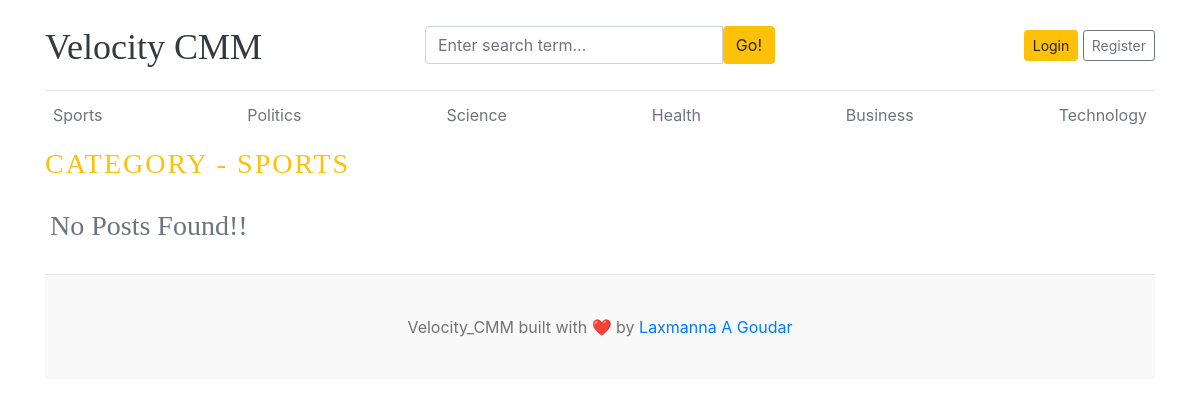
The app's page /category/2/ with its own data.
### blogs/models.py (models this page shows)
class Category(models.Model):
    category_name = models.CharField(max_length=50, unique=True)
    created_at = models.DateTimeField(auto_now_add=True)
    updated_at =  models.DateTimeField(auto_now=True)
    class Meta:
        verbose_name_plural = 'categories'
    def __str__(self):
        return self.category_name

### blogs/views.py (the view)
# urls.py: path('<int:category_id>/', views.posts_by_category, name='posts_by_category')
def posts_by_category(req, category_id):
    posts = Blog.objects.filter(status = 'Published' ,category = category_id)
    category = get_object_or_404(Category, pk = category_id)
    context = {
        'posts' : posts,
        'category' : category,
    }
    return render (req,'posts_by_category.html',context)

### blogs/context_processors.py (called while the page is built)
def get_categories(req):
    categories = Category.objects.all()
    return dict(
        categories=categories
    )

def get_sociallinks(req):
    sociallinks = SocialLink.objects.all()
    return dict(
        sociallinks = sociallinks
    )

### templates/posts_by_category.html
{% extends 'base.html' %}
{% block content %}
    <h3 class="text-uppercase text-warning " style="letter-spacing: 2px;"> Category - {{ category }} </h3>
    <div class="row mb-2">
        {% if posts %}
        {% for post in posts %}
        <div class="col-md-6">
        <div class="card border-0" >
            <div class="card-body">
            <a href="{% url 'blogs' post.slug %}" class="text-dark"><h3>{{ post }}</h3></a>
            <small class="mb-1 text-muted">{{ post.created_at | timesince }} ago | {{ post.author }}</small>
            <p class="card-text">{{ post.short_description|truncatewords:30  }}</p>
            </div>
        </div>
        </div>
        {% endfor %}
        {% else %}
        <div class="card-body">
            <h3 class="mb-1 text-muted">No Posts Found!!</h3>
        </div>
        {% endif %}
    </div>
{% endblock %}

### templates/base.html (shortened to what this page needs)
{% load static %}
<!DOCTYPE html>
<html lang="en">
<head>
    <link href="https://getbootstrap.com/docs/4.0/dist/css/bootstrap.min.css" rel="stylesheet">
    <link rel="stylesheet" href="{% static 'css/blog.css' %}">
  </head>
<body>
    <div class="container">
      <header class="blog-header py-3">
        <div class="row flex-nowrap justify-content-between align-items-center">
          <div class="col-4 pt-1">
            <a class="blog-header-logo text-dark" href="{% url 'home' %}">Velocity CMM</a>
          </div>
          <div class="col-4">
            <form action="{% url 'search' %}" method="GET">
                 <div class="input-group">
                        <input class="form-control" type="text" name="keyword" value = '{{ keyword }}' placeholder="Enter search term..." aria-label="Enter search term..." aria-describedby="button-search" />
                        <button type ="submit" class="btn btn-warning" id="button-search" type="button">Go!</button>
                </div>
            </form>
          </div>
          <div class="col-4 d-flex justify-content-end align-items-center">
            <a class="btn btn-sm btn-warning" href="#">Login</a> &nbsp;
            <a class="btn btn-sm btn-outline-secondary" href="{% url 'register' %}">Register</a>
          </div>
        </div>
      </header>
      <div class="nav-scroller py-1 mb-2">
        <nav class="nav d-flex justify-content-between">
        {% for cat in categories %}
          <a class="p-2 text-muted" href="{% url 'posts_by_category' cat.id %}">{{ cat.category_name }}</a>
        {% endfor %}
        </nav>
      </div>
{% block content %}
{% endblock %}
<footer class="blog-footer">
  <p>Velocity_CMM built with ❤️ by <a href="#">Laxmanna A Goudar</a></p>
</footer>
</body>
</html>

### static/css/blog.css (style rules this page uses)
.blog-header { border-bottom: 1px solid #e5e5e5; }
.blog-header-logo { font-family: "Playfair Display", Georgia, "Times New Roman", serif; font-size: 2.25rem; }
h1, h2, h3, h4, h5, h6 { font-family: "Playfair Display", Georgia, "Times New Roman", serif; }
.blog-footer { padding: 2.5rem 0; color: #727272; text-align: center; background-color: #f9f9f9; border-top: .05rem solid #e5e5e5; }
.blog-footer p:last-child { margin-bottom: 0; }

### records on screen
Category: category_name "Sports", category_name "SPORTS"
Category: category_name "Politics"
Category: category_name "Science"
Category: category_name "Health"
Category: category_name "Business"
Category: category_name "Technology"
